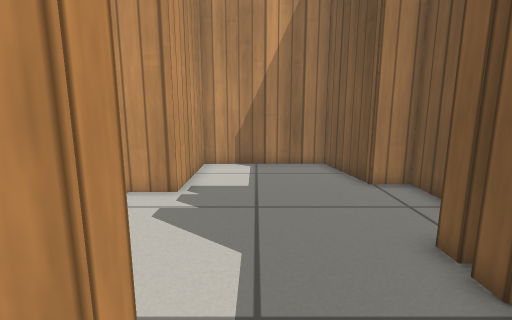
View 1 (above)

12 first-person views from a walk through a world built for the Gazebo simulator. The camera is 0.62 m above the floor, tilts 10° down and sees 85° across. The lines on the ground mark 1 m squares. The floor is counted in squares, 0.25 m on a side. Each view is taken from the middle of a square. On the plan, view 1 faces up. The plan holds only what a view shows up to about 18 squares ahead; the rest is blank. The place goes on beyond the plan. Gazebo's built-in surfaces are drawn with simple patterns.

View 2
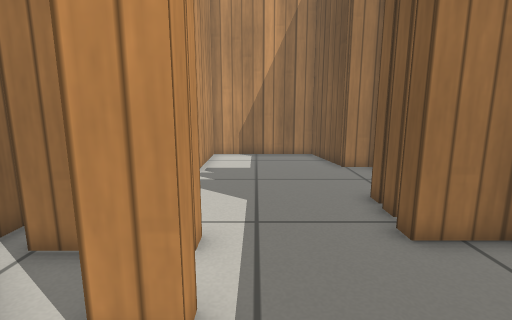

View 3
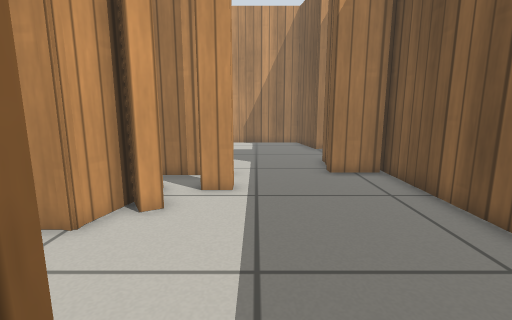

View 4
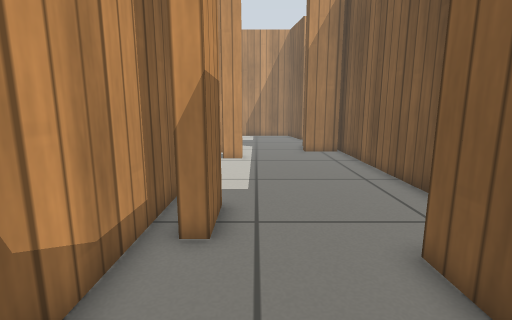

View 5
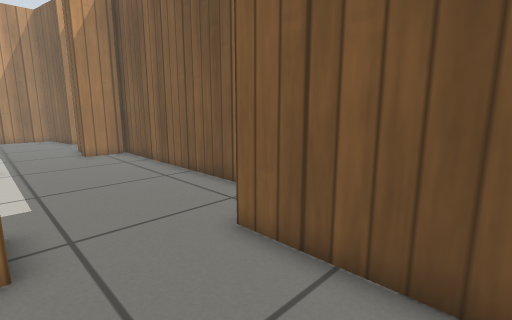

View 6
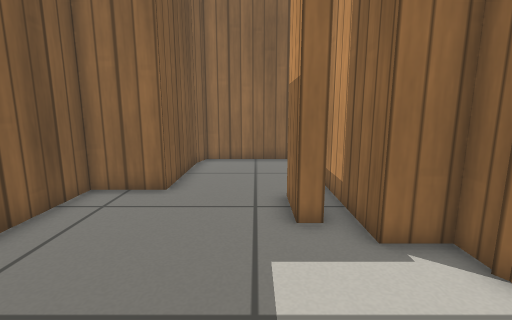

View 7
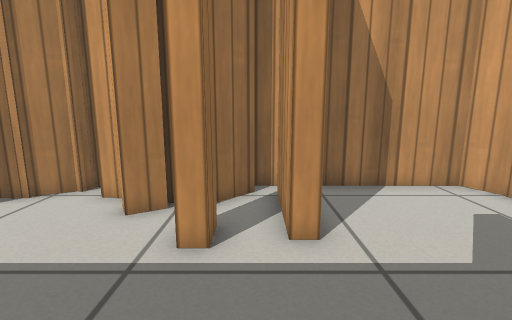

View 8
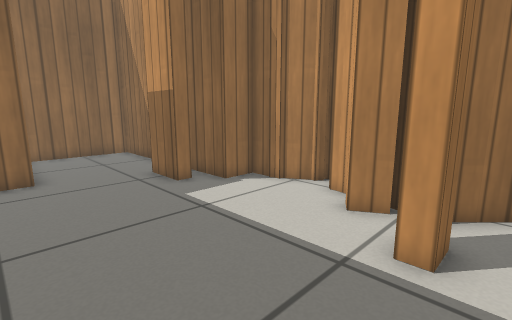

View 9
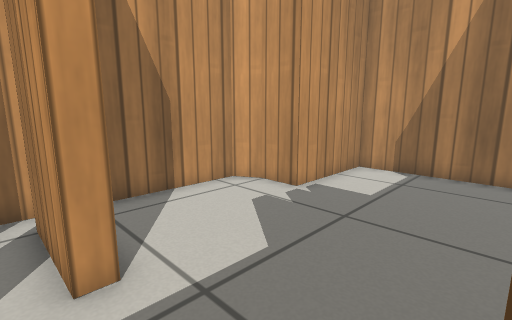

View 10
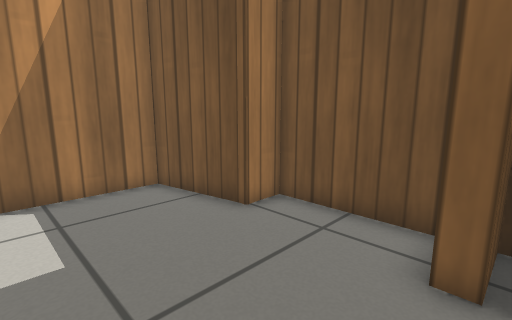

View 11
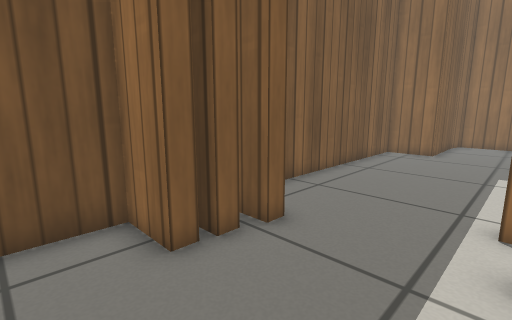

View 12
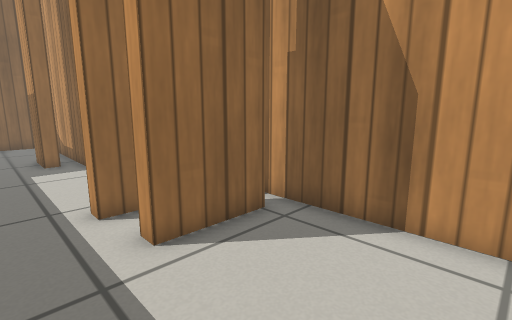

### Floor plan
Ten units are one square. View 1 is at (0, 0); x grows to the right and y downward. Boxes are objects, and circles mark ways between rooms. Rooms are numbered by the first view taken in them; rooms with no view inside come last. Other rooms are left out.
<svg viewBox="-55 -135 112 303">
<path fill="none" stroke="#000" d="M-11 -16 -41 -16M-18 -2 -7 -2 -7 5M51 -20 30 -20M52 6 52 -29M-44 -10 -32 2M-7 79 -7 99M-16 79 -9 79 -9 99 -15 99M-37 55 -37 69 -23 69 -23 163 25 163 28 151M-45 43 -36 60M-7 5 -18 5M-29 12 -24 21 -29 24 -34 16 -38 34M-30 2 -33 14M28 152 28 106 52 106 52 6M33 -42 33 -48 52 -48 52 -92 38 -92 38 -96M39 -92 32 -130 -23 -130 -23 -83 -41 -83 -50 -78 -50 -9M43 -93 38 -92M33 -31 33 -38 40 -38M30 -20 30 -26M-41 -22 -11 -22 -11 -16"/>
<circle cx="-20" cy="0" r="3" fill="#2a7"/>
<circle cx="20" cy="0" r="3" fill="#2a7"/>
<circle cx="5" cy="-20" r="3" fill="#2a7"/>
<text x="10" y="-10">1</text>
<text x="10" y="70">2</text>
<text x="0" y="-70">3</text>
</svg>
Room 1 opens to room 2. Room 1 opens to room 3.

Where each view was taken, in squares from view 1:
view 1: 0 up, 0 right, facing up
view 2: 3 down, 0 right, facing up
view 3: 9 down, 0 right, facing up
view 4: 15 down, 0 right, facing up
view 5: 15 down, 1 left, facing up-right
view 6: 2 down, 0 right, facing down
view 7: 1 up, 4 right, facing left
view 8: 1 up, 4 right, facing down-left
view 9: 1 up, 3 right, facing up-left
view 10: 4 up, 1 left, facing up-right
view 11: 7 up, 1 left, facing down-right
view 12: 7 up, 1 right, facing down-left
